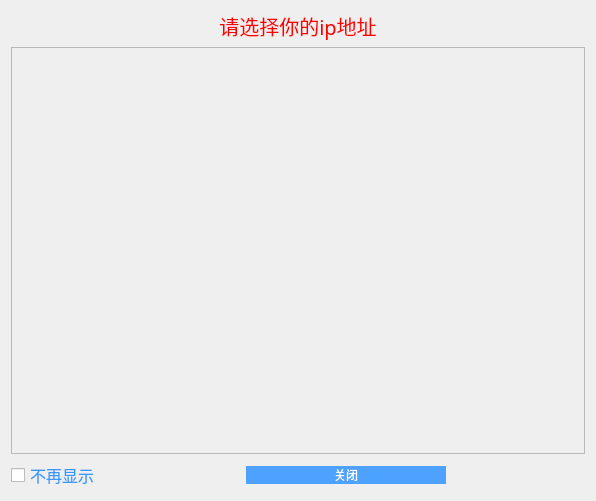
<?xml version="1.0" encoding="UTF-8"?>
<ui version="4.0">
 <class>Dialog</class>
 <widget class="QDialog" name="Dialog">
  <property name="geometry">
   <rect>
    <x>0</x>
    <y>0</y>
    <width>596</width>
    <height>501</height>
   </rect>
  </property>
  <property name="windowTitle">
   <string>ip选择</string>
  </property>
  <layout class="QVBoxLayout" name="verticalLayout_2">
   <item>
    <layout class="QHBoxLayout" name="horizontalLayout_2">
     <item>
      <spacer name="horizontalSpacer_3">
       <property name="orientation">
        <enum>Qt::Horizontal</enum>
       </property>
       <property name="sizeHint" stdset="0">
        <size>
         <width>40</width>
         <height>20</height>
        </size>
       </property>
      </spacer>
     </item>
     <item>
      <widget class="QLabel" name="label">
       <property name="font">
        <font>
         <family>微软雅黑</family>
         <pointsize>15</pointsize>
        </font>
       </property>
       <property name="styleSheet">
        <string notr="true">color: rgb(255, 0, 0);</string>
       </property>
       <property name="text">
        <string>请选择你的ip地址</string>
       </property>
       <property name="alignment">
        <set>Qt::AlignCenter</set>
       </property>
      </widget>
     </item>
     <item>
      <spacer name="horizontalSpacer_4">
       <property name="orientation">
        <enum>Qt::Horizontal</enum>
       </property>
       <property name="sizeHint" stdset="0">
        <size>
         <width>40</width>
         <height>20</height>
        </size>
       </property>
      </spacer>
     </item>
    </layout>
   </item>
   <item>
    <widget class="QScrollArea" name="scrollArea">
     <property name="widgetResizable">
      <bool>true</bool>
     </property>
     <widget class="QWidget" name="scrollAreaWidgetContents">
      <property name="geometry">
       <rect>
        <x>0</x>
        <y>0</y>
        <width>576</width>
        <height>407</height>
       </rect>
      </property>
      <layout class="QVBoxLayout" name="verticalLayout"/>
     </widget>
    </widget>
   </item>
   <item>
    <layout class="QHBoxLayout" name="horizontalLayout">
     <item>
      <widget class="QCheckBox" name="checkBox">
       <property name="styleSheet">
        <string notr="true">font:24pt &quot;Microsoft YaHei UI&quot;;
color:rgba(55,152,251,1);
font-size:16px;
line-height:67px;</string>
       </property>
       <property name="text">
        <string>不再显示</string>
       </property>
      </widget>
     </item>
     <item>
      <spacer name="horizontalSpacer_5">
       <property name="orientation">
        <enum>Qt::Horizontal</enum>
       </property>
       <property name="sizeHint" stdset="0">
        <size>
         <width>40</width>
         <height>20</height>
        </size>
       </property>
      </spacer>
     </item>
     <item>
      <widget class="QPushButton" name="pushButton">
       <property name="minimumSize">
        <size>
         <width>200</width>
         <height>0</height>
        </size>
       </property>
       <property name="styleSheet">
        <string notr="true">font:24px &quot;Microsoft YaHei UI&quot;;
background-color:#3385ff;
color:rgba(255,255,255,1);
background:rgba(78,162,255,1);
border-radius:15px;</string>
       </property>
       <property name="text">
        <string>关闭</string>
       </property>
      </widget>
     </item>
     <item>
      <spacer name="horizontalSpacer_2">
       <property name="orientation">
        <enum>Qt::Horizontal</enum>
       </property>
       <property name="sizeHint" stdset="0">
        <size>
         <width>40</width>
         <height>20</height>
        </size>
       </property>
      </spacer>
     </item>
    </layout>
   </item>
  </layout>
 </widget>
 <resources/>
 <connections>
  <connection>
   <sender>pushButton</sender>
   <signal>clicked()</signal>
   <receiver>Dialog</receiver>
   <slot>selectIP()</slot>
   <hints>
    <hint type="sourcelabel">
     <x>326</x>
     <y>479</y>
    </hint>
    <hint type="destinationlabel">
     <x>417</x>
     <y>-20</y>
    </hint>
   </hints>
  </connection>
  <connection>
   <sender>checkBox</sender>
   <signal>clicked()</signal>
   <receiver>Dialog</receiver>
   <slot>needShowAgain()</slot>
   <hints>
    <hint type="sourcelabel">
     <x>43</x>
     <y>477</y>
    </hint>
    <hint type="destinationlabel">
     <x>122</x>
     <y>-17</y>
    </hint>
   </hints>
  </connection>
 </connections>
 <slots>
  <slot>selectIP()</slot>
  <slot>needShowAgain()</slot>
 </slots>
</ui>
